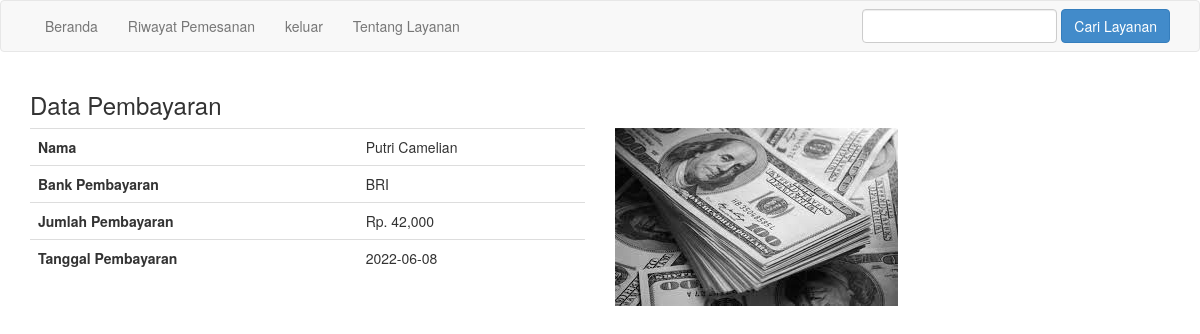
Screenshot of /lihat_pembayaran.php?id=103 (signed in) with the database file from the repository.
### tables this page shows
CREATE TABLE `pembayaran` (
  `id_pembayaran` int(11) NOT NULL,
  `id_pembelian` int(11) NOT NULL,
  `nama` varchar(40) NOT NULL,
  `bank` varchar(20) NOT NULL,
  `jumlah` int(11) NOT NULL,
  `tanggal` date NOT NULL,
  `bukti` varchar(40) NOT NULL
);

### lihat_pembayaran.php (the view, shortened to what this page needs)
<?php
include 'koneksi.php';
$id_pembelian = $_GET['id'];
$ambil = $koneksi->query("SELECT * FROM pembayaran
LEFT JOIN pembelian ON pembayaran.id_pembelian=pembelian.id_pembelian
WHERE pembelian.id_pembelian='$id_pembelian' ");
$detail = $ambil->fetch_assoc();
?>
<!DOCTYPE html>
<html>
    <head>
        <link rel="stylesheet" href="admin/assets/css/bootstrap.css">
    </head>
    <body>
        <?php include 'menu.php'; ?>
    <div class="container">
        <h3>Data Pembayaran</h3>
    <div class="row">
    <div class="col-md-6">
    <table class="table">
        <tr>
            <th>Nama</th>
            <td><?php echo $detail['nama'] ?></td>
        </tr>
        <tr>
            <th>Bank Pembayaran</th>
            <td><?php echo $detail['bank'] ?></td>
        </tr>
        <tr>
            <th>Jumlah Pembayaran</th>
            <td>Rp. <?php echo number_format($detail['jumlah']) ?></td>
        </tr>
        <tr>
            <th>Tanggal Pembayaran</th>
            <td><?php echo $detail['tanggal'] ?></td>
        </tr>
    </table>
</div>
    <div class="col-md-6">
            <img src="bukti_pembayaran/<?php echo $detail['bukti'] ?>" alt="" class="img-responsive">
</div>
</div>
</div>
    </body>
</html>

### rows the page displays
pembayaran: nama "Putri Camelian", bank "BRI", jumlah "42,000", tanggal "2022-06-08", bukti (picture)
